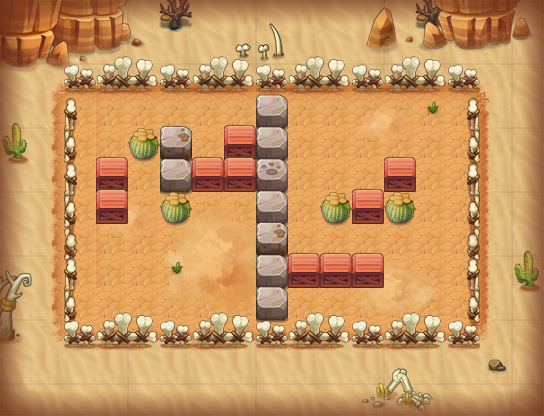

This is a level from a 2D game, rendered from its Tiled map with the project's own tilesets. A one-line summary and the map file follow, with tile-layer data summarised:
An orthogonal 17x13 tile map with 32x32 px tiles, 15 tile layers (PASS, 块层 15, 块层16, 块层 4, ...) and 5 objects (2x TRAP, 2x sc1, PLAYER).

<map version="1.0" orientation="orthogonal" width="17" height="13" tilewidth="32" tileheight="32">
 <properties>
  <property name="DESTRY1" value="255" />
  <property name="DESTRY2" value="314" />
  <property name="DESTRY_COUNT" value="2" />
  <property name="EXP" value="185" />
  <property name="ITEM" value="D003" />
  <property name="MONEY" value="278" />
  <property name="START_SCRIPT" value="lv11" />
 </properties>
 <tileset firstgid="1" name="hmpy" tilewidth="32" tileheight="32">
  <image source="hmpy.png" width="500" height="1024" />
 </tileset>
 <layer name="PASS" width="17" height="13">
  <data>[221 cells, 167 non-empty, 10 distinct tile ids]</data>
 </layer>
 <layer name="块层 15" width="17" height="13">
  <data>[221 cells, 135 non-empty, 25 distinct tile ids]</data>
 </layer>
 <layer name="块层16" width="17" height="13">
  <data>[221 cells, 36 non-empty, 29 distinct tile ids]</data>
 </layer>
 <layer name="块层 4" width="17" height="13">
  <data>[221 cells, 50 non-empty, 38 distinct tile ids]</data>
 </layer>
 <layer name="块层 3" width="17" height="13">
  <data>[221 cells, 54 non-empty, 12 distinct tile ids]</data>
 </layer>
 <layer name="块层 5" width="17" height="13">
  <data>[221 cells, 44 non-empty, 24 distinct tile ids]</data>
 </layer>
 <layer name="块层 2" width="17" height="13">
  <data>[221 cells, 57 non-empty, 17 distinct tile ids]</data>
 </layer>
 <layer name="SHELTER 9" width="17" height="13">
  <data>[221 cells, 12 non-empty, 3 distinct tile ids]</data>
 </layer>
 <layer name="SHELTER 8" width="17" height="13">
  <data>[221 cells, 1 non-empty, 1 distinct tile ids]</data>
 </layer>
 <layer name="SHELTER 7" width="17" height="13">
  <data>[221 cells, 4 non-empty, 2 distinct tile ids]</data>
 </layer>
 <layer name="SHELTER 6" width="17" height="13">
  <data>[221 cells, 1 non-empty, 1 distinct tile ids]</data>
 </layer>
 <layer name="SHELTER 5" width="17" height="13">
  <data>[221 cells, 3 non-empty, 2 distinct tile ids]</data>
 </layer>
 <layer name="SHELTER 4" width="17" height="13">
  <data>[221 cells, 6 non-empty, 3 distinct tile ids]</data>
 </layer>
 <layer name="SHELTER 3" width="17" height="13">
  <data>[221 cells, 3 non-empty, 3 distinct tile ids]</data>
 </layer>
 <layer name="SHELTER 2" width="17" height="13">
  <data>[221 cells, 1 non-empty, 1 distinct tile ids]</data>
 </layer>
 <objectgroup name="对象层 1" width="17" height="13">
  <object name="mp2" type="TRAP" x="288" y="128" width="32" height="32">
   <properties>
    <property name="trap_ani" value="mp.actor" />
    <property name="trap_floor" value="true" />
    <property name="trap_id" value="0" />
    <property name="trap_script" value="trap_moveto(&quot;PLAYER&quot;, &quot;mp2&quot;,target(&quot;mp1&quot;):getX(),target(&quot;mp1&quot;):getY() );" />
    <property name="trap_sound_id" value="1" />
    <property name="trap_start_mode" value="0" />
    <property name="trap_state" value="open" />
   </properties>
  </object>
  <object name="PLAYER" type="PLAYER" x="160" y="96" width="32" height="32" />
  <object name="sc1" x="128" y="256" width="32" height="32">
   <properties>
    <property name="quality" value="sc1.quality" />
   </properties>
  </object>
  <object name="sc1" x="416" y="256" width="32" height="32">
   <properties>
    <property name="quality" value="sc1.quality" />
   </properties>
  </object>
  <object name="mp1" type="TRAP" x="224" y="256" width="32" height="32">
   <properties>
    <property name="trap_ani" value="mp.actor" />
    <property name="trap_floor" value="true" />
    <property name="trap_id" value="0" />
    <property name="trap_script" value="trap_moveto(&quot;PLAYER&quot;, &quot;mp1&quot;,target(&quot;mp2&quot;):getX(),target(&quot;mp2&quot;):getY() );" />
    <property name="trap_sound_id" value="1" />
    <property name="trap_start_mode" value="0" />
    <property name="trap_state" value="open" />
   </properties>
  </object>
 </objectgroup>
</map>
